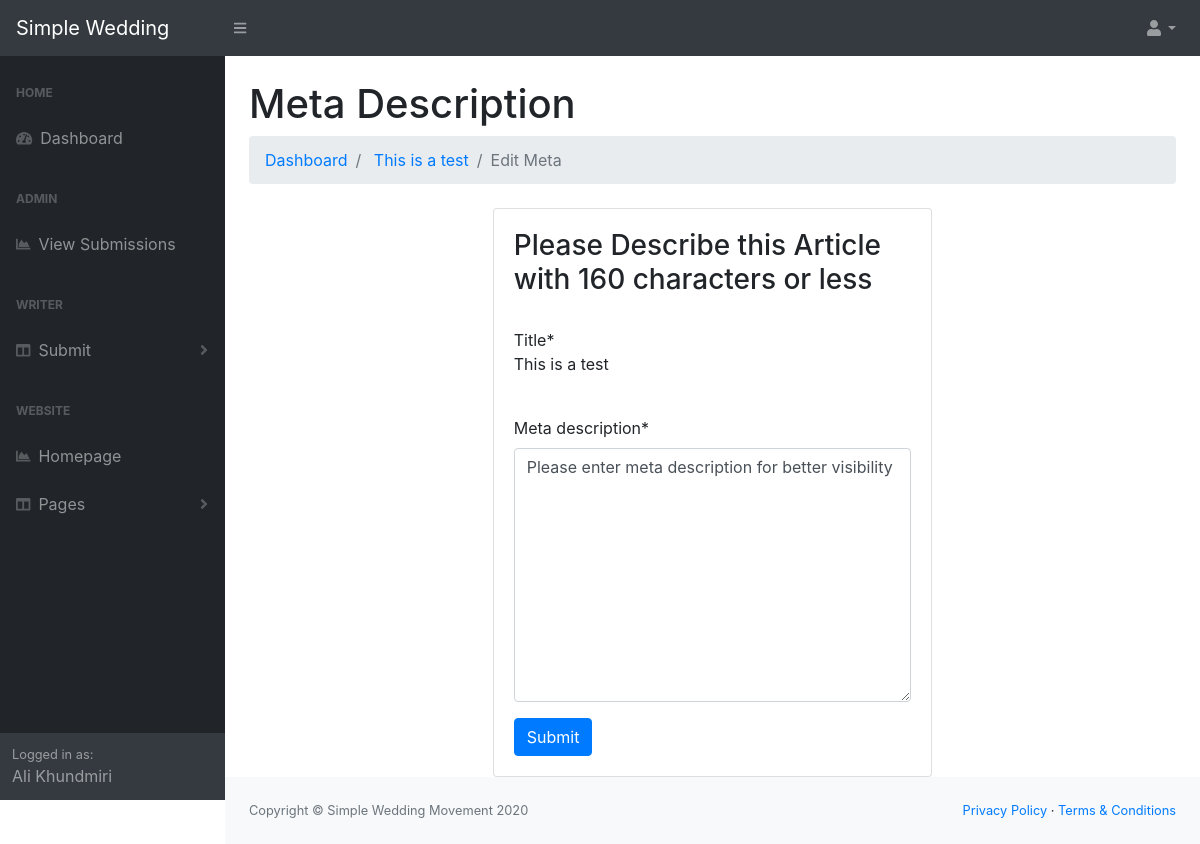
Page /dashboard/blog/this-is-a-test-bq5m/add_meta (signed in) on the committed database.
### core/models.py (models this page shows, shortened)
class Post(models.Model):
    user = models.ForeignKey(settings.AUTH_USER_MODEL, default=1, on_delete=models.CASCADE)
    title = models.CharField(max_length=300)
    link = models.CharField(max_length=2200, blank=True)
    detail = models.TextField(max_length=22000)
    meta_description = models.TextField(max_length=160, default=default_meta_description)
    slug = models.SlugField(max_length=200, unique=True)
    catagory = models.ForeignKey(catagories, related_name='posts', default=1, on_delete=models.CASCADE)
    publish = models.BooleanField(default=False)
    timestamp = models.DateTimeField(auto_now=False, auto_now_add=True)
    updated = models.DateTimeField(auto_now=True, auto_now_add=False)
    class Meta:
        ordering = ["-timestamp", "-updated"]

### accounts/views.py (the view)
# urls.py: path('blog/<slug:slug>/add_meta', views.blog_meta_description, name='blog_meta_description'),
@user_passes_test(lambda u:u.is_authenticated, login_url=reverse_lazy('login'))
def blog_meta_description(request, slug=None):
	if request.user.is_authenticated:# or not request.user.is_staff or not request.user.is_superuser:
		pass
	else:
		raise Http404
	post = Post.objects.get(slug=slug)
	print(slug)
	print(post.slug)
	form = MetaTagForm(request.POST or None, instance=post)
	if form.is_valid():
		instance = form.save(commit=False)
		instance.save()
		return HttpResponseRedirect(instance.get_absolute_url())
	context = {
		'title' : 'Meta Description',
		'button_text' : 'Submit',
		'blog_title' : post.title,
		'blog_slug' : slug,
		'production' : settings.PRODUCTION,
		'form' : form,
	}
	return render(request, 'accounts/meta_editor.html', context)

### core/forms.py
class MetaTagForm(forms.ModelForm):
    meta_description = forms.CharField(widget=forms.Textarea)
    class Meta:
        model = Post
        fields = [
            "meta_description",
        ]
    def __init__(self, *args, **kwargs):
        super().__init__(*args, **kwargs)
        self.fields['meta_description'].widget.attrs['placeholder'] = "Enter Short Description. Less than 160 Characters"

### accounts/templates/accounts/meta_editor.html (shortened to what this page needs)
{% extends 'accounts/admin_base.html' %}
{% load crispy_forms_tags %}
{% load static %}
{% block content %}
<h1 class="mt-4">{{ title }}</h1>
<ol class="breadcrumb mb-4">
	<li class="breadcrumb-item">
		<a href="{% url 'dashboard:admin_dashboard' %}">
			Dashboard
		</a>
	</li>
	<li class="breadcrumb-item">
		<a href="{% url 'dashboard:edit_blog' blog_slug %}">
			{{blog_title|truncatechars:20}}
		</a>
	</li>
	<li class="breadcrumb-item active">Edit Meta</li>
</ol>
<section class="col-lg-6 offset-lg-3 col-sm-10 offset-sm-1 col-md-8 offset-md-2">
	<div class="row">
		<div class="col-12">
			<div class="card">
				<div class="card-body">
					<h3>Please Describe this Article with 160 characters or less</h3><br>
					Title*<br><p class="Lead">{{blog_title}}</p><br>
					<form method='POST' action='' enctype='multipart/form-data'>{% csrf_token %}
						{{ form|crispy }}
						<input type='submit' class='btn btn-primary' value='{{ button_text }}'/>
					</form>
				</div>
			</div>
		</div>
	</div>
</section>
{% endblock %}

### accounts/templates/accounts/layoutSidenav.html (shortened to what this page needs)
<div id="layoutSidenav_nav">
	<nav class="sb-sidenav accordion sb-sidenav-dark" id="sidenavAccordion">
		<div class="sb-sidenav-menu">
			<div class="nav">
				<div class="sb-sidenav-menu-heading">Home</div>
				<a class="nav-link" href="{% url 'dashboard:admin_dashboard' %}">
					<div class="sb-nav-link-icon">
						<i class="fas fa-tachometer-alt"></i>
					</div>
					Dashboard
				</a>
				<div class="sb-sidenav-menu-heading">Admin</div>
				<a class="nav-link" href="{% url 'dashboard:review_list' %}">
					<div class="sb-nav-link-icon">
						<i class="fas fa-chart-area"></i>
					</div>
					View Submissions
				</a>
				<div class="sb-sidenav-menu-heading">Writer</div>
				<a class="nav-link collapsed" href="#" data-toggle="collapse" data-target="#collapseWriter" aria-expanded="false" aria-controls="collapseWriter">
					<div class="sb-nav-link-icon">
						<i class="fas fa-columns"></i>
					</div>
					Submit
					<div class="sb-sidenav-collapse-arrow">
						<i class="fas fa-angle-down"></i>
					</div>
				</a>
				<div class="sb-sidenav-menu-heading">Website</div>
				<a class="nav-link" href="{% url 'core:index' %}">
					<div class="sb-nav-link-icon">
						<i class="fas fa-chart-area"></i>
					</div>
					Homepage
				</a>
				<a class="nav-link collapsed" href="#" data-toggle="collapse" data-target="#collapsePages" aria-expanded="false" aria-controls="collapsePages">
					<div class="sb-nav-link-icon">
						<i class="fas fa-columns"></i>
					</div>
					Pages
					<div class="sb-sidenav-collapse-arrow">
						<i class="fas fa-angle-down"></i>
					</div>
				</a>
			</div>
		</div>
		<div class="sb-sidenav-footer">
			<div class="small">Logged in as:</div>
			{% if request.user.get_full_name %}
			{{request.user.get_full_name}}
			{% else %}
			{{request.user.username}}
			{% endif %}
		</div>
	</nav>
</div>

### rows in the picture
Post: title "This is a test", meta_description "Please enter meta description for better visibility"

### other values in the picture
{{ request.user.get_full_name }} "Ali Khundmiri"
{{ title }} "Meta Description"
